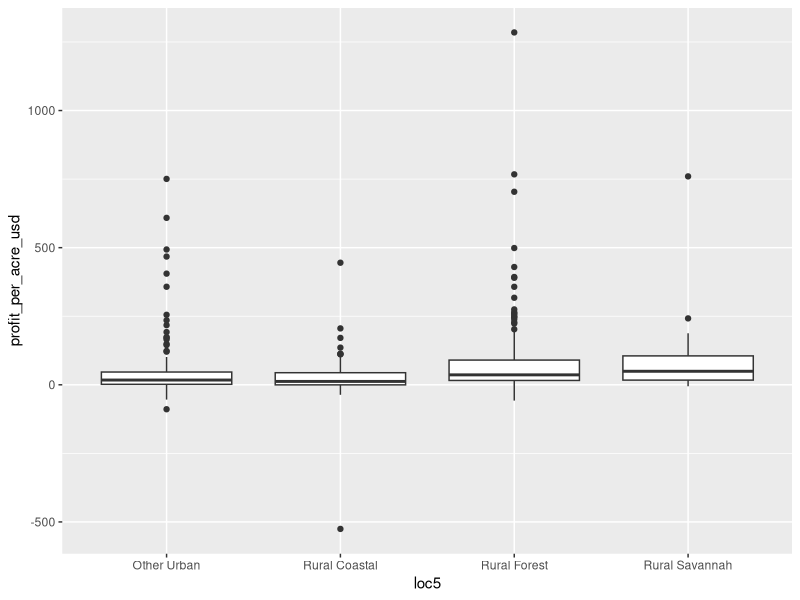
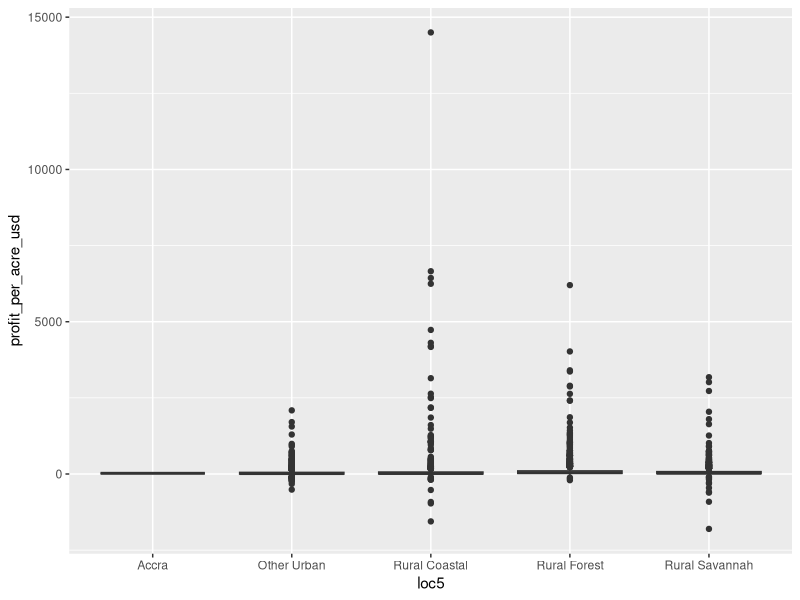

Write R code to recreate these figures, in order.
library(tidyverse)
library(here)
library(GGally)
library(car)
library(haven)

###### Load and treat files #####
#Load Farm Profit
profit_hh <- read_dta(here("raw_data/glss4/aggregates","agg2.dta"))
#exclude depreciation from profit and exclude profit = 0
profit_hh <- profit_hh %>% mutate(profit= agri1-hhagdepn) %>% 
    filter(profit > 0 | profit < 0 ) %>% 
    mutate(ID = paste(clust,nh,sep="_")) %>% 
    select(ID,profit)
  
#descriptive analize of profit
summary(profit_hh)

#Import HH info
inf_house <- read_dta(here("raw_data/glss4","sec0a.dta"))  #DATA ABOUT HOUSE HOLD

#Name Tables
region_name <- c("Western","Central","Greater Accra","Eastern","Volta","Ashanti",
                 "Brong Ahafo","Northern","Upper East","Upper West")
eco_zone_name <- c("Costal","Forest", "Savannah")
loc2_name <- c("Urban","Rural")
loc5_name <- c("Accra","Other Urban","Rural Coastal","Rural Forest","Rural Savannah")
loc3_name <- c("Accra","Other Urban","Rural")


#Treating information about house hold
inf_house <- inf_house %>% mutate(ID = paste(clust,nh,sep="_"),
                                  region = region_name[region],
                                  ez = eco_zone_name[ez],
                                  loc2 = loc2_name[loc2],
                                  loc5 = loc5_name[loc5],
                                  loc3 = loc3_name[loc3]) %>% select(ID,
                                                                     clust,
                                                                     nh,
                                                                     region, 
                                                                     district,
                                                                     ez,
                                                                     loc2,
                                                                     loc5,
                                                                     loc3) 


### LAND SIZE
land_size <- read_dta(here("raw_data/glss4","sec8b.dta")) #Second source of land size
land_size <- land_size %>% rename(farm_size = s8bq4a,unit = s8bq4b) %>%
  mutate(ID = paste(clust,nh,sep="_"))%>%select(ID,farm_size,unit) 

#transfor mesuare to Acres, 1 Pole = 1 Acre and 1 Rope = 1/9Acre and sum the farm sizes
land_size <- land_size %>% 
  mutate(farm_size = ifelse( unit == 3,farm_size/9,
                             ifelse( unit == 4, 0,farm_size))
  ) %>% 
  select(ID,farm_size) %>% 
  group_by(ID) %>% 
  summarise(farm_size = sum(farm_size))


inf_farmers <- read_dta(here("raw_data/glss4","sec6.dta")) #Identification of farm and No-n farm Enterprises

inf_farmers <- inf_farmers %>% filter(s6q1==1) #exclude non farmers
inf_farmers <- inf_farmers %>% rename(farmer = s6q1, fishing = s6q4, own_business = s6q8) %>% 
  mutate(ID = paste(clust,nh,sep="_")) %>% select(ID,farmer,fishing,own_business)



###### Join in one variable

base <- inf_house %>% 
  left_join(inf_farmers, by = "ID") %>% 
  left_join(land_size, by="ID") %>% 
  left_join(profit_hh,by="ID")


base <- base %>% filter(!is.na(farm_size)&!is.na(profit))
base <- base %>% mutate(profit_per_acre = profit/farm_size,
                        profit_usd = profit/3550,
                        profit_per_acre_usd = profit_usd/farm_size)

base %>% filter(fishing==2 & own_business==2) %>%  group_by(loc5) %>% 
  ggplot(aes(x=loc5,y=profit_per_acre_usd,group=loc5)) +geom_boxplot()

base %>% group_by(loc5) %>% 
  ggplot(aes(x=loc5,y=profit_per_acre_usd,group=loc5)) +geom_boxplot()
